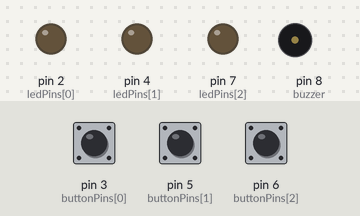
The sketch below on a simulated Arduino Uno, built with avr-gcc and run on an emulated ATmega328P. Shown: output pins drawn as LEDs (lit = HIGH), buzzer (waves = sounding). Dashed ring = blinking. The test bench sets the inputs (shaded band); at power-on: pin 3 (buttonPins[0]) HIGH, pin 5 (buttonPins[1]) HIGH, pin 6 (buttonPins[2]) HIGH. Random numbers use the default seed unless the sketch sets one.

Above: at 1.5 s.
1.6 s: pin 3 (buttonPins[0]) pulled LOW for 0.15 s
At 2.13 s:
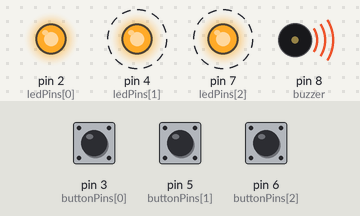
4.6 s: pin 5 (buttonPins[1]) pulled LOW for 3.2 s
At 6.08 s:
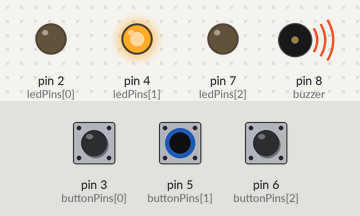
9.3 s: pin 6 (buttonPins[2]) pulled LOW for 1 s
At 10.55 s:
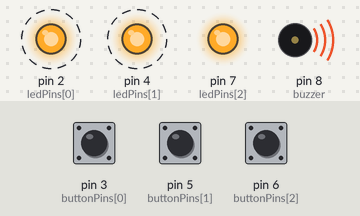
12.3 s: pin 6 (buttonPins[2]) pulled LOW for 3.2 s
Timing chart, 0 to 18.0 s (numbered marks = the images above; inputs shaded):
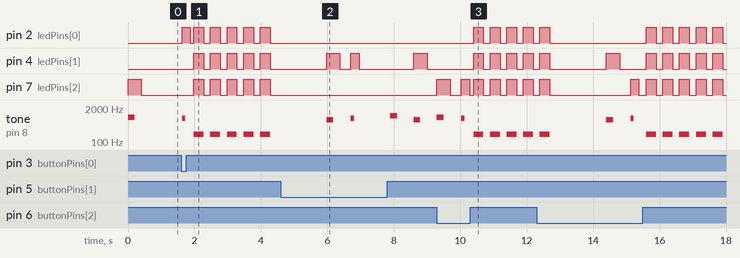

Measured:
- after the input at 1.6 s, pin 2 (ledPins[0]): goes HIGH 0.25 s, LOW 0.10 s, 4 × (HIGH 0.30 s, LOW 0.20 s), HIGH 0.30 s, then LOW, starting at once; pin 4 (ledPins[1]): alternates HIGH for 0.30 s and LOW for 0.20 s, starting after 0.38 s
- after the input at 9.3 s, pin 2 (ledPins[0]), pin 4 (ledPins[1]): alternates HIGH for 0.30 s and LOW for 0.20 s, starting after 1.1 s

The sketch:

Memory_game_code.ino
```cpp
#include <Arduino.h>

int ledPins[] = {2, 4, 7};
int buttonPins[] = {3, 5, 6};

int buzzer = 8;

int sequence[50];
int level = 0;

// -------- BUZZER FUNCTION --------
void beep(int freq, int duration) {
  tone(buzzer, freq, duration);
  delay(duration);
  noTone(buzzer);
}

// -------- SETUP --------
void setup() {
  for (int i = 0; i < 3; i++) {
    pinMode(ledPins[i], OUTPUT);
    pinMode(buttonPins[i], INPUT_PULLUP);
  }

  pinMode(buzzer, OUTPUT);

  randomSeed(analogRead(0));
}

// -------- MAIN LOOP --------
void loop() {
  addToSequence();
  playSequence();

  if (checkUserInput()) {
    level++;
    beep(1000, 200); // correct sound
    delay(500);
  } else {
    gameOver();
    level = 0;
    delay(1500);
  }
}

// -------- ADD STEP --------
void addToSequence() {
  sequence[level] = random(0, 3);
}

// -------- SHOW SEQUENCE --------
void playSequence() {
  for (int i = 0; i <= level; i++) {
    digitalWrite(ledPins[sequence[i]], HIGH);

    beep(500 + sequence[i] * 200, 200);

    delay(200);
    digitalWrite(ledPins[sequence[i]], LOW);
    delay(300);
  }
}

// -------- USER INPUT --------
bool checkUserInput() {
  for (int i = 0; i <= level; i++) {
    int input = waitForButton();
    if (input != sequence[i]) {
      return false;
    }
  }
  return true;
}

// -------- BUTTON READ --------
int waitForButton() {
  while (true) {
    for (int i = 0; i < 3; i++) {
      if (digitalRead(buttonPins[i]) == LOW) {

        // small delay to stabilize
        delay(30);

        // confirm still pressed
        if (digitalRead(buttonPins[i]) == LOW) {

          // show feedback (LED blink)
          digitalWrite(ledPins[i], HIGH);
          beep(800, 100);
          delay(150);
          digitalWrite(ledPins[i], LOW);

          // wait until released
          while (digitalRead(buttonPins[i]) == LOW);

          delay(100); // gap before next input

          return i;
        }
      }
    }
  }
}

// -------- GAME OVER --------
void gameOver() {
  for (int t = 0; t < 5; t++) {
    for (int i = 0; i < 3; i++) {
      digitalWrite(ledPins[i], HIGH);
    }

    beep(200, 300);

    for (int i = 0; i < 3; i++) {
      digitalWrite(ledPins[i], LOW);
    }

    delay(200);
  }
}
```
